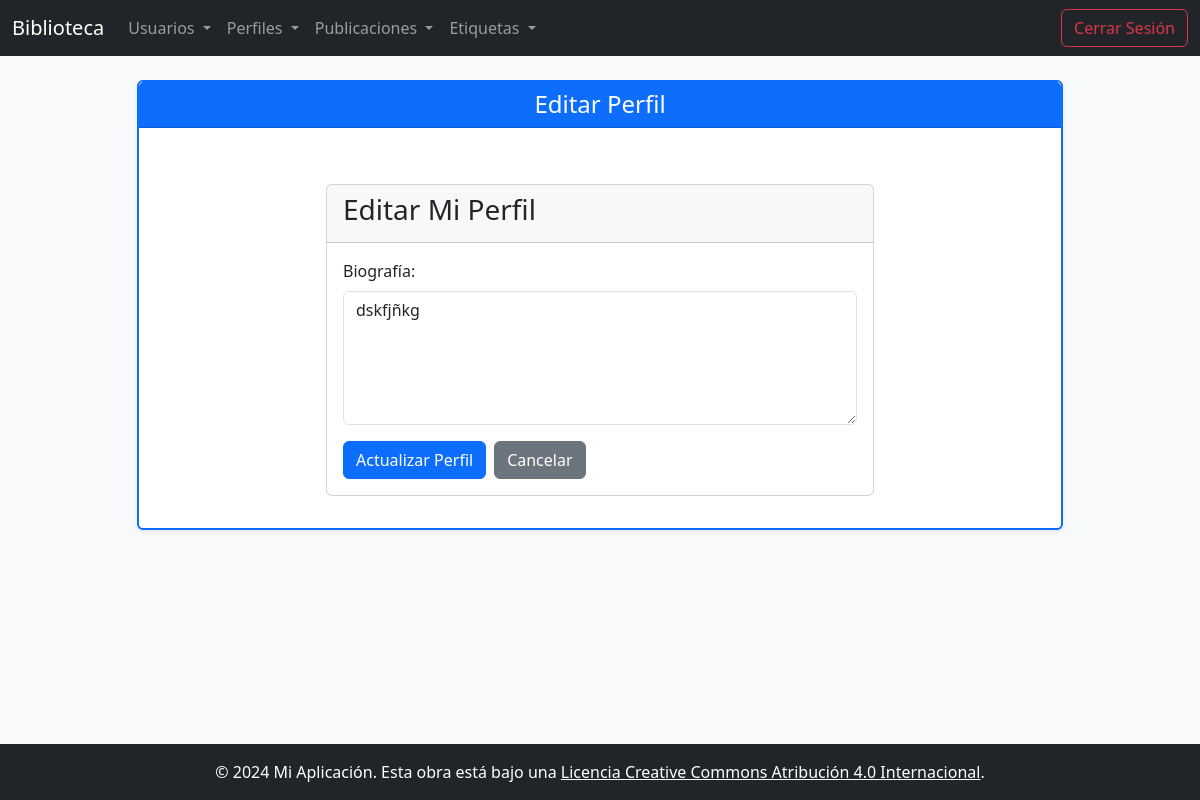
Before: /perfil/edit/1 (signed in) with the older database file.
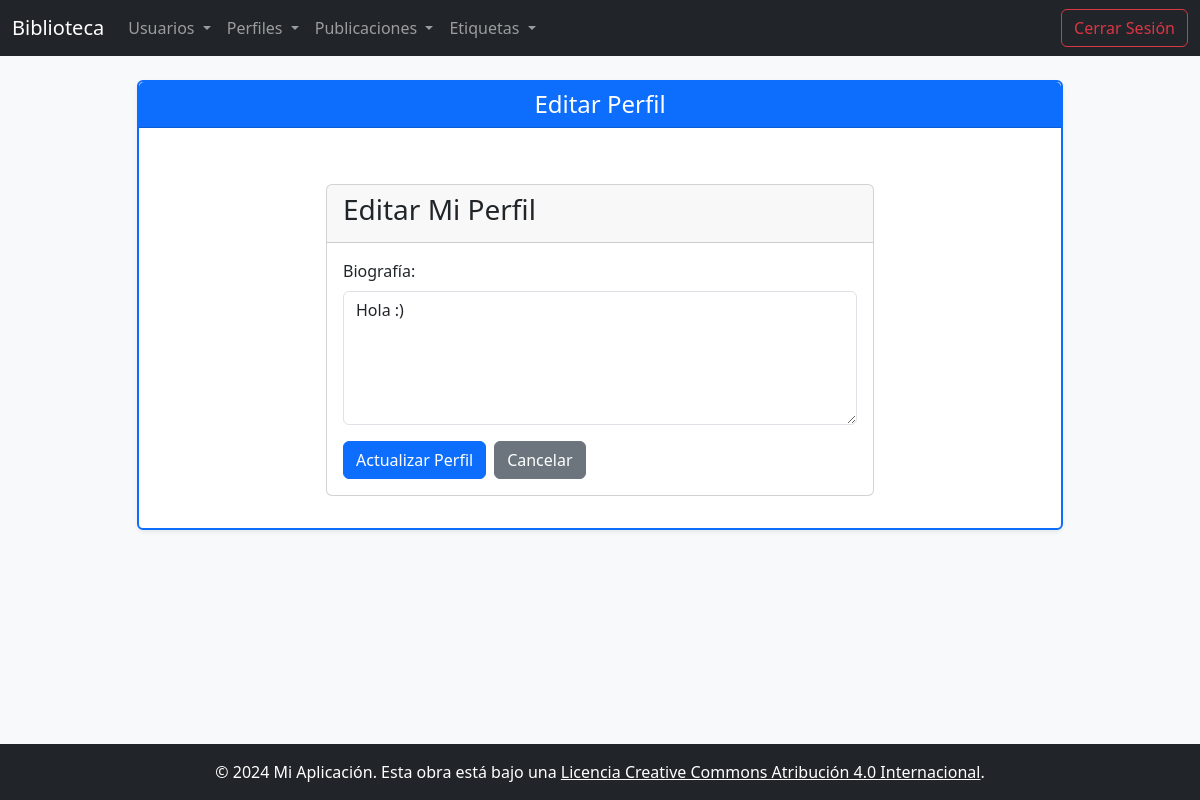
After: the same page with the newer database file.
### app/models/perfil.py (models this page shows, shortened)
class Perfil(db.Model):
    __tablename__ = 'perfiles'
    idPerfil = db.Column(db.Integer, primary_key=True)
    bio = db.Column(db.Text, nullable=True)
    user_id = db.Column(db.Integer, db.ForeignKey('users.idUser'), nullable=False)
    user = db.relationship('User', back_populates='perfil')

### app/routes/perfil_route.py (the view)
@bp.route('/edit/<int:id>', methods=['GET', 'POST'])
@login_required
def edit(id):
    perfil = Perfil.query.get_or_404(id)
    if perfil.user_id != current_user.idUser:
        flash('No tienes permiso para editar este perfil.', 'danger')
        return redirect(url_for('perfil.index'))
    if request.method == 'POST':
        perfil.bio = request.form.get('bio', '')
        db.session.commit()
        flash('Perfil actualizado exitosamente.', 'success')
        return redirect(url_for('perfil.mi_perfil'))
    return render_template('perfil/edit.html', perfil=perfil)

### app/templates/perfil/edit.html (shortened to what this page needs)
{% extends "base.html" %}
{% block titulo_pagina %}Editar Perfil{% endblock %}
{% block content %}
<div class="container mt-4">
    <div class="row justify-content-center">
        <div class="col-md-8">
            <div class="card">
                <div class="card-header">
                    <h3>Editar Mi Perfil</h3>
                </div>
                <div class="card-body">
                    <form action="{{ url_for('perfil.edit', id=perfil.idPerfil) }}" method="post" class="needs-validation" novalidate>
                        <div class="form-group mb-3">
                            <label for="bio" class="form-label">Biografía:</label>
                            <textarea id="bio" name="bio" rows="5" class="form-control"
                                      placeholder="Cuéntanos sobre ti..." required>{{ perfil.bio or '' }}</textarea>
                        </div>
                        <div class="d-flex gap-2">
                            <button type="submit" class="btn btn-primary">Actualizar Perfil</button>
                            <a href="{{ url_for('perfil.mi_perfil') }}" class="btn btn-secondary">Cancelar</a>
                        </div>
                    </form>
                </div>
            </div>
        </div>
    </div>
</div>
{% endblock %}

Changed rows visible on the page:
changed Perfil: bio "dskfjñkg" → "Hola :)"
